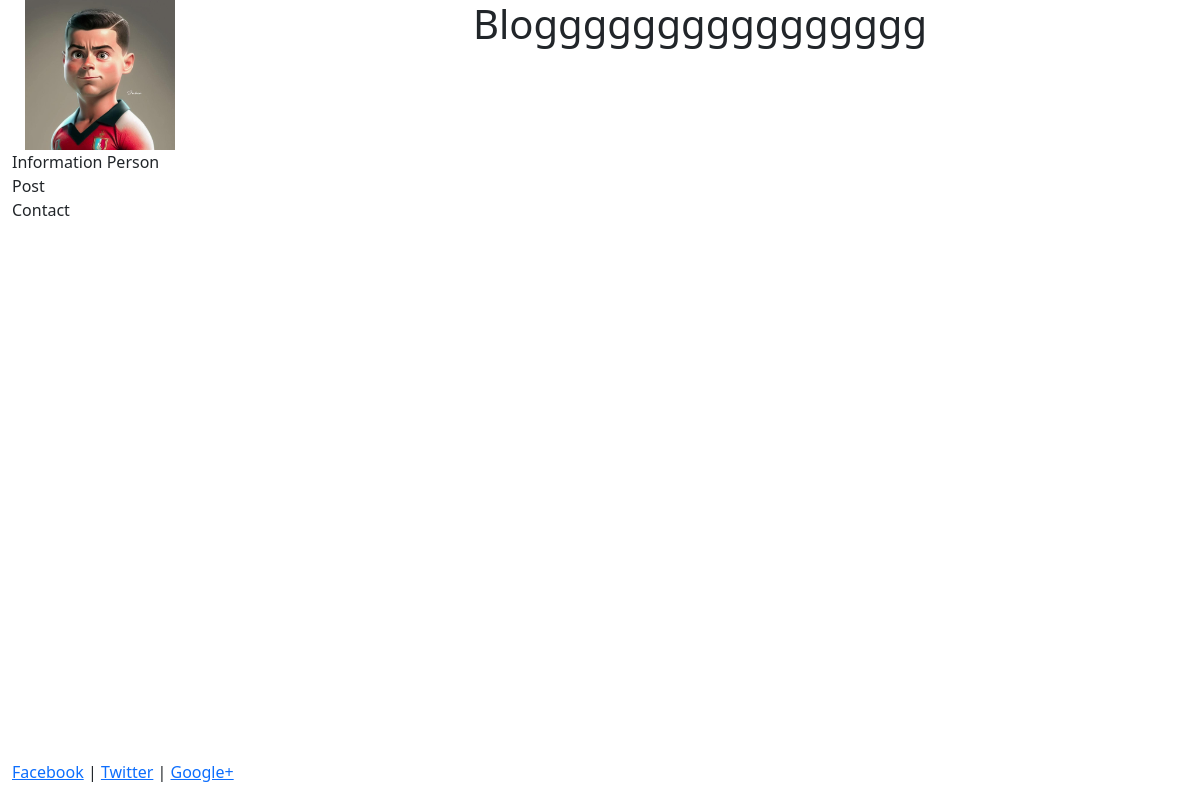
/blog/, run on an earlier commit of the app's database.
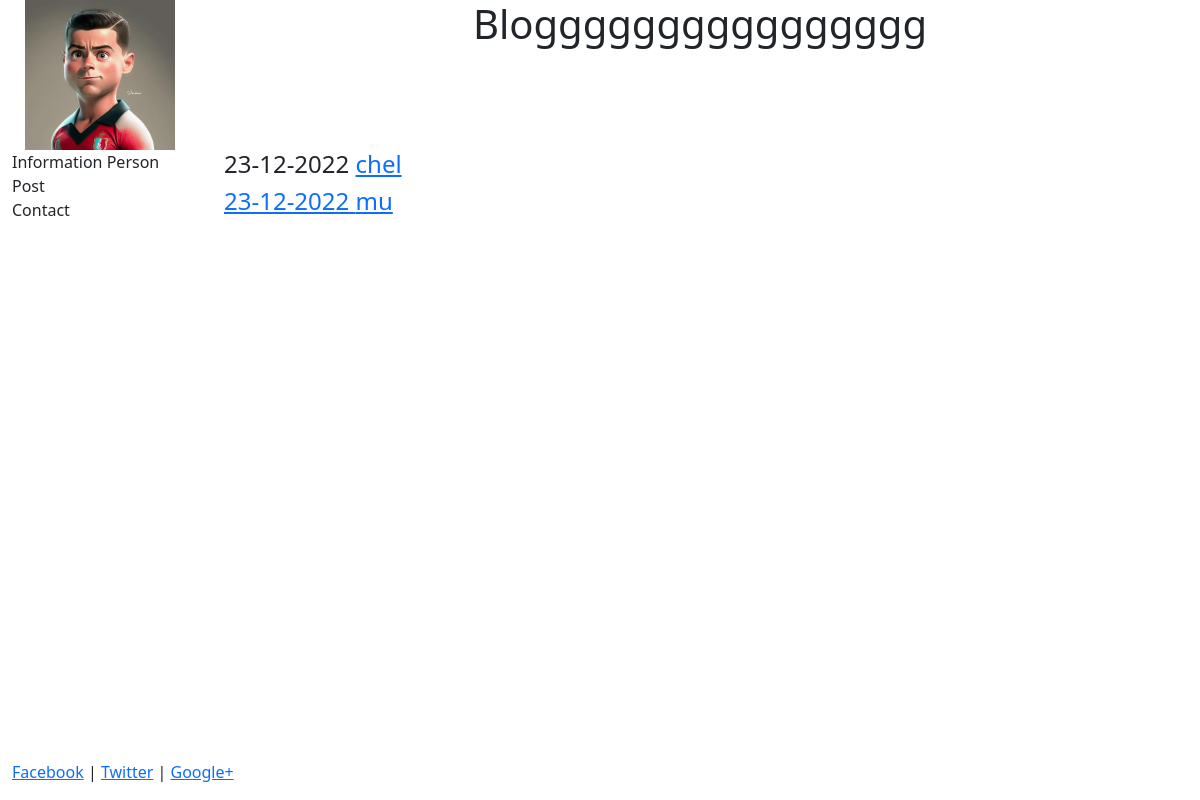
And on a later commit of the database.
### blog/models.py (models this page shows, shortened)
class Post(models.Model):
    title = models.CharField(max_length=100)
    body = models.TextField()
    date = models.DateTimeField(auto_now_add=True)

### blog/views.py (the view)
# urls.py: path('', list),
def list(request):
    data = {'Posts' : Post.objects.all().order_by("-date")}
    return render(request, 'blog/blog.html', data)

### blog/templates/blog/blog.html (shortened to what this page needs)
{% extends "pages/base.html" %}
{% block content %}
{% for post in Posts %}
    <h4>{{post.date|date:"d-m-Y"}} <a href="/blog/{{post.id}}">{{post.title}}</h4>
{% endfor %}
{% endblock %}

### home/templates/pages/base.html (shortened to what this page needs)
<!doctype html>
<html lang="en">
  <head>
    {% load static %}
    <link rel="stylesheet" href="{% static 'css/bootstrap.min.css' %}" type="text/css">
  </head>
  <body>
    <div class="container-fluid" style="min-height:95%">
        <div class="row">
            <div class="col-sm-2">
                <center><img src="{% static 'images/R.jpg' %}" class="responsive-img" style="max-height:150px"/></center>
            </div>
            <div class="col-sm-10">
                <center><h1>Blogggggggggggggggg</h1></center>
            </div>
        </div>
        <div class="row">
            <div class="col-sm-2">
                <div class="bs-sliderbar" style="background-color: #fff>
                    <nav class="nav flex-column">
                        <a class="nav-link" href="/info">Information Person</a>
                        <a class="nav-link" href="/blog">Post</a>
                        <a class="nav-link" href="/contact">Contact</a>
                </div>
            </div>
            <div class="col-sm-10">
                <div class="container-fluid">
                    {% block content %}
                    {% endblock %}
                </div>
            </div>
        </div>
    </div>
    <footer>
        <div class="container-fluid">
            <a href="#">Facebook</a> | <a href="#">Twitter</a> | <a href="#">Google+</a>
        </div>
    </footer>
  </body>
</html>

### home/templates/pages/base.html (style rules this page uses)
html, body { height: 100%; background-color: white; }

What changed in the data, as far as the page shows it:
added Post: date "23-12-2022", title "chel"
added Post: date "23-12-2022", title "mu"
